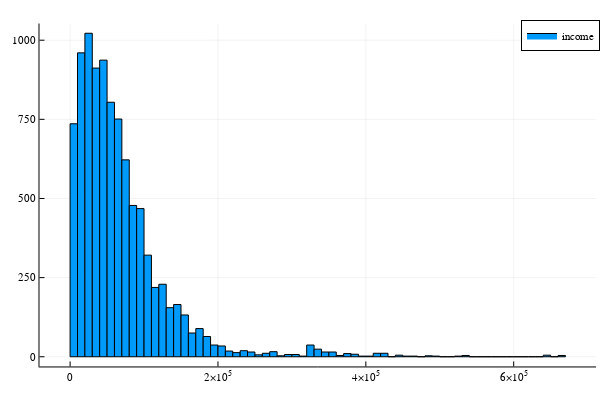

The notebook cell saved with this chart:
### Code cell
histogram(acs99[:HHINCOME], label="income")

### Figure 1 — Plotly figure (JSON) as saved in the notebook; plotly's stock layout.template omitted (floating-point values rounded to 4 significant figures)
{"data": [{"fill": "tozeroy", "fillcolor": "rgba(0, 154, 250, 1.000)", "hoverinfo": "none", "legendgroup": "income", "line": {"color": "rgba(0, 0, 0, 1.000)", "dash": "solid", "width": 1}, "mode": "lines", "name": "income", "showlegend": true, "type": "scatter", "x": [0, 0, 10000, 10000, 0, 0], "xaxis": "x1", "y": [736, 0, 0, 736, 736, 736], "yaxis": "y1"}, {"fill": "tozeroy", "fillcolor": "rgba(0, 154, 250, 1.000)", "hoverinfo": "none", "legendgroup": "income", "line": {"color": "rgba(0, 0, 0, 1.000)", "dash": "solid", "width": 1}, "mode": "lines", "name": "income", "showlegend": false, "type": "scatter", "x": [10000, 10000, 20000, 20000, 10000, 10000], "xaxis": "x1", "y": [960, 0, 0, 960, 960, 960], "yaxis": "y1"}, {"fill": "tozeroy", "fillcolor": "rgba(0, 154, 250, 1.000)", "hoverinfo": "none", "legendgroup": "income", "line": {"color": "rgba(0, 0, 0, 1.000)", "dash": "solid", "width": 1}, "mode": "lines", "name": "income", "showlegend": false, "type": "scatter", "x": [20000, 20000, 30000, 30000, 20000, 20000], "xaxis": "x1", "y": [1022, 0, 0, 1022, 1022, 1022], "yaxis": "y1"}, {"fill": "tozeroy", "fillcolor": "rgba(0, 154, 250, 1.000)", "hoverinfo": "none", "legendgroup": "income", "line": {"color": "rgba(0, 0, 0, 1.000)", "dash": "solid", "width": 1}, "mode": "lines", "name": "income", "showlegend": false, "type": "scatter", "x": [30000, 30000, 40000, 40000, 30000, 30000], "xaxis": "x1", "y": [912, 0, 0, 912, 912, 912], "yaxis": "y1"}, {"fill": "tozeroy", "fillcolor": "rgba(0, 154, 250, 1.000)", "hoverinfo": "none", "legendgroup": "income", "line": {"color": "rgba(0, 0, 0, 1.000)", "dash": "solid", "width": 1}, "mode": "lines", "name": "income", "showlegend": false, "type": "scatter", "x": [40000, 40000, 50000, 50000, 40000, 40000], "xaxis": "x1", "y": [937, 0, 0, 937, 937, 937], "yaxis": "y1"}, {"fill": "tozeroy", "fillcolor": "rgba(0, 154, 250, 1.000)", "hoverinfo": "none", "legendgroup": "income", "line": {"color": "rgba(0, 0, 0, 1.000)", "dash": "solid", "width": 1}, "mode": "lines", "name": "income", "showlegend": false, "type": "scatter", "x": [50000, 50000, 60000, 60000, 50000, 50000], "xaxis": "x1", "y": [804, 0, 0, 804, 804, 804], "yaxis": "y1"}, {"fill": "tozeroy", "fillcolor": "rgba(0, 154, 250, 1.000)", "hoverinfo": "none", "legendgroup": "income", "line": {"color": "rgba(0, 0, 0, 1.000)", "dash": "solid", "width": 1}, "mode": "lines", "name": "income", "showlegend": false, "type": "scatter", "x": [60000, 60000, 70000, 70000, 60000, 60000], "xaxis": "x1", "y": [751, 0, 0, 751, 751, 751], "yaxis": "y1"}, {"fill": "tozeroy", "fillcolor": "rgba(0, 154, 250, 1.000)", "hoverinfo": "none", "legendgroup": "income", "line": {"color": "rgba(0, 0, 0, 1.000)", "dash": "solid", "width": 1}, "mode": "lines", "name": "income", "showlegend": false, "type": "scatter", "x": [70000, 70000, 80000, 80000, 70000, 70000], "xaxis": "x1", "y": [622, 0, 0, 622, 622, 622], "yaxis": "y1"}, {"fill": "tozeroy", "fillcolor": "rgba(0, 154, 250, 1.000)", "hoverinfo": "none", "legendgroup": "income", "line": {"color": "rgba(0, 0, 0, 1.000)", "dash": "solid", "width": 1}, "mode": "lines", "name": "income", "showlegend": false, "type": "scatter", "x": [80000, 80000, 90000, 90000, 80000, 80000], "xaxis": "x1", "y": [478, 0, 0, 478, 478, 478], "yaxis": "y1"}, {"fill": "tozeroy", "fillcolor": "rgba(0, 154, 250, 1.000)", "hoverinfo": "none", "legendgroup": "income", "line": {"color": "rgba(0, 0, 0, 1.000)", "dash": "solid", "width": 1}, "mode": "lines", "name": "income", "showlegend": false, "type": "scatter", "x": [90000, 90000, 100000, 100000, 90000, 90000], "xaxis": "x1", "y": [468, 0, 0, 468, 468, 468], "yaxis": "y1"}, {"fill": "tozeroy", "fillcolor": "rgba(0, 154, 250, 1.000)", "hoverinfo": "none", "legendgroup": "income", "line": {"color": "rgba(0, 0, 0, 1.000)", "dash": "solid", "width": 1}, "mode": "lines", "name": "income", "showlegend": false, "type": "scatter", "x": [100000, 100000, 110000, 110000, 100000, 100000], "xaxis": "x1", "y": [321, 0, 0, 321, 321, 321], "yaxis": "y1"}, {"fill": "tozeroy", "fillcolor": "rgba(0, 154, 250, 1.000)", "hoverinfo": "none", "legendgroup": "income", "line": {"color": "rgba(0, 0, 0, 1.000)", "dash": "solid", "width": 1}, "mode": "lines", "name": "income", "showlegend": false, "type": "scatter", "x": [110000, 110000, 120000, 120000, 110000, 110000], "xaxis": "x1", "y": [219, 0, 0, 219, 219, 219], "yaxis": "y1"}, {"fill": "tozeroy", "fillcolor": "rgba(0, 154, 250, 1.000)", "hoverinfo": "none", "legendgroup": "income", "line": {"color": "rgba(0, 0, 0, 1.000)", "dash": "solid", "width": 1}, "mode": "lines", "name": "income", "showlegend": false, "type": "scatter", "x": [120000, 120000, 130000, 130000, 120000, 120000], "xaxis": "x1", "y": [229, 0, 0, 229, 229, 229], "yaxis": "y1"}, {"fill": "tozeroy", "fillcolor": "rgba(0, 154, 250, 1.000)", "hoverinfo": "none", "legendgroup": "income", "line": {"color": "rgba(0, 0, 0, 1.000)", "dash": "solid", "width": 1}, "mode": "lines", "name": "income", "showlegend": false, "type": "scatter", "x": [130000, 130000, 140000, 140000, 130000, 130000], "xaxis": "x1", "y": [155, 0, 0, 155, 155, 155], "yaxis": "y1"}, {"fill": "tozeroy", "fillcolor": "rgba(0, 154, 250, 1.000)", "hoverinfo": "none", "legendgroup": "income", "line": {"color": "rgba(0, 0, 0, 1.000)", "dash": "solid", "width": 1}, "mode": "lines", "name": "income", "showlegend": false, "type": "scatter", "x": [140000, 140000, 150000, 150000, 140000, 140000], "xaxis": "x1", "y": [165, 0, 0, 165, 165, 165], "yaxis": "y1"}, {"fill": "tozeroy", "fillcolor": "rgba(0, 154, 250, 1.000)", "hoverinfo": "none", "legendgroup": "income", "line": {"color": "rgba(0, 0, 0, 1.000)", "dash": "solid", "width": 1}, "mode": "lines", "name": "income", "showlegend": false, "type": "scatter", "x": [150000, 150000, 160000, 160000, 150000, 150000], "xaxis": "x1", "y": [132, 0, 0, 132, 132, 132], "yaxis": "y1"}, {"fill": "tozeroy", "fillcolor": "rgba(0, 154, 250, 1.000)", "hoverinfo": "none", "legendgroup": "income", "line": {"color": "rgba(0, 0, 0, 1.000)", "dash": "solid", "width": 1}, "mode": "lines", "name": "income", "showlegend": false, "type": "scatter", "x": [160000, 160000, 170000, 170000, 160000, 160000], "xaxis": "x1", "y": [75, 0, 0, 75, 75, 75], "yaxis": "y1"}, {"fill": "tozeroy", "fillcolor": "rgba(0, 154, 250, 1.000)", "hoverinfo": "none", "legendgroup": "income", "line": {"color": "rgba(0, 0, 0, 1.000)", "dash": "solid", "width": 1}, "mode": "lines", "name": "income", "showlegend": false, "type": "scatter", "x": [170000, 170000, 180000, 180000, 170000, 170000], "xaxis": "x1", "y": [89, 0, 0, 89, 89, 89], "yaxis": "y1"}, {"fill": "tozeroy", "fillcolor": "rgba(0, 154, 250, 1.000)", "hoverinfo": "none", "legendgroup": "income", "line": {"color": "rgba(0, 0, 0, 1.000)", "dash": "solid", "width": 1}, "mode": "lines", "name": "income", "showlegend": false, "type": "scatter", "x": [180000, 180000, 190000, 190000, 180000, 180000], "xaxis": "x1", "y": [64, 0, 0, 64, 64, 64], "yaxis": "y1"}, {"fill": "tozeroy", "fillcolor": "rgba(0, 154, 250, 1.000)", "hoverinfo": "none", "legendgroup": "income", "line": {"color": "rgba(0, 0, 0, 1.000)", "dash": "solid", "width": 1}, "mode": "lines", "name": "income", "showlegend": false, "type": "scatter", "x": [190000, 190000, 200000, 200000, 190000, 190000], "xaxis": "x1", "y": [37, 0, 0, 37, 37, 37], "yaxis": "y1"}, {"fill": "tozeroy", "fillcolor": "rgba(0, 154, 250, 1.000)", "hoverinfo": "none", "legendgroup": "income", "line": {"color": "rgba(0, 0, 0, 1.000)", "dash": "solid", "width": 1}, "mode": "lines", "name": "income", "showlegend": false, "type": "scatter", "x": [200000, 200000, 210000, 210000, 200000, 200000], "xaxis": "x1", "y": [34, 0, 0, 34, 34, 34], "yaxis": "y1"}, {"fill": "tozeroy", "fillcolor": "rgba(0, 154, 250, 1.000)", "hoverinfo": "none", "legendgroup": "income", "line": {"color": "rgba(0, 0, 0, 1.000)", "dash": "solid", "width": 1}, "mode": "lines", "name": "income", "showlegend": false, "type": "scatter", "x": [210000, 210000, 220000, 220000, 210000, 210000], "xaxis": "x1", "y": [18, 0, 0, 18, 18, 18], "yaxis": "y1"}, {"fill": "tozeroy", "fillcolor": "rgba(0, 154, 250, 1.000)", "hoverinfo": "none", "legendgroup": "income", "line": {"color": "rgba(0, 0, 0, 1.000)", "dash": "solid", "width": 1}, "mode": "lines", "name": "income", "showlegend": false, "type": "scatter", "x": [220000, 220000, 230000, 230000, 220000, 220000], "xaxis": "x1", "y": [13, 0, 0, 13, 13, 13], "yaxis": "y1"}, {"fill": "tozeroy", "fillcolor": "rgba(0, 154, 250, 1.000)", "hoverinfo": "none", "legendgroup": "income", "line": {"color": "rgba(0, 0, 0, 1.000)", "dash": "solid", "width": 1}, "mode": "lines", "name": "income", "showlegend": false, "type": "scatter", "x": [230000, 230000, 240000, 240000, 230000, 230000], "xaxis": "x1", "y": [19, 0, 0, 19, 19, 19], "yaxis": "y1"}, {"fill": "tozeroy", "fillcolor": "rgba(0, 154, 250, 1.000)", "hoverinfo": "none", "legendgroup": "income", "line": {"color": "rgba(0, 0, 0, 1.000)", "dash": "solid", "width": 1}, "mode": "lines", "name": "income", "showlegend": false, "type": "scatter", "x": [240000, 240000, 250000, 250000, 240000, 240000], "xaxis": "x1", "y": [15, 0, 0, 15, 15, 15], "yaxis": "y1"}, {"fill": "tozeroy", "fillcolor": "rgba(0, 154, 250, 1.000)", "hoverinfo": "none", "legendgroup": "income", "line": {"color": "rgba(0, 0, 0, 1.000)", "dash": "solid", "width": 1}, "mode": "lines", "name": "income", "showlegend": false, "type": "scatter", "x": [250000, 250000, 260000, 260000, 250000, 250000], "xaxis": "x1", "y": [6, 0, 0, 6, 6, 6], "yaxis": "y1"}, {"fill": "tozeroy", "fillcolor": "rgba(0, 154, 250, 1.000)", "hoverinfo": "none", "legendgroup": "income", "line": {"color": "rgba(0, 0, 0, 1.000)", "dash": "solid", "width": 1}, "mode": "lines", "name": "income", "showlegend": false, "type": "scatter", "x": [260000, 260000, 270000, 270000, 260000, 260000], "xaxis": "x1", "y": [11, 0, 0, 11, 11, 11], "yaxis": "y1"}, {"fill": "tozeroy", "fillcolor": "rgba(0, 154, 250, 1.000)", "hoverinfo": "none", "legendgroup": "income", "line": {"color": "rgba(0, 0, 0, 1.000)", "dash": "solid", "width": 1}, "mode": "lines", "name": "income", "showlegend": false, "type": "scatter", "x": [270000, 270000, 280000, 280000, 270000, 270000], "xaxis": "x1", "y": [16, 0, 0, 16, 16, 16], "yaxis": "y1"}, {"fill": "tozeroy", "fillcolor": "rgba(0, 154, 250, 1.000)", "hoverinfo": "none", "legendgroup": "income", "line": {"color": "rgba(0, 0, 0, 1.000)", "dash": "solid", "width": 1}, "mode": "lines", "name": "income", "showlegend": false, "type": "scatter", "x": [280000, 280000, 290000, 290000, 280000, 280000], "xaxis": "x1", "y": [3, 0, 0, 3, 3, 3], "yaxis": "y1"}, {"fill": "tozeroy", "fillcolor": "rgba(0, 154, 250, 1.000)", "hoverinfo": "none", "legendgroup": "income", "line": {"color": "rgba(0, 0, 0, 1.000)", "dash": "solid", "width": 1}, "mode": "lines", "name": "income", "showlegend": false, "type": "scatter", "x": [290000, 290000, 300000, 300000, 290000, 290000], "xaxis": "x1", "y": [7, 0, 0, 7, 7, 7], "yaxis": "y1"}, {"fill": "tozeroy", "fillcolor": "rgba(0, 154, 250, 1.000)", "hoverinfo": "none", "legendgroup": "income", "line": {"color": "rgba(0, 0, 0, 1.000)", "dash": "solid", "width": 1}, "mode": "lines", "name": "income", "showlegend": false, "type": "scatter", "x": [300000, 300000, 310000, 310000, 300000, 300000], "xaxis": "x1", "y": [7, 0, 0, 7, 7, 7], "yaxis": "y1"}, {"fill": "tozeroy", "fillcolor": "rgba(0, 154, 250, 1.000)", "hoverinfo": "none", "legendgroup": "income", "line": {"color": "rgba(0, 0, 0, 1.000)", "dash": "solid", "width": 1}, "mode": "lines", "name": "income", "showlegend": false, "type": "scatter", "x": [310000, 310000, 320000, 320000, 310000, 310000], "xaxis": "x1", "y": [2, 0, 0, 2, 2, 2], "yaxis": "y1"}, {"fill": "tozeroy", "fillcolor": "rgba(0, 154, 250, 1.000)", "hoverinfo": "none", "legendgroup": "income", "line": {"color": "rgba(0, 0, 0, 1.000)", "dash": "solid", "width": 1}, "mode": "lines", "name": "income", "showlegend": false, "type": "scatter", "x": [320000, 320000, 330000, 330000, 320000, 320000], "xaxis": "x1", "y": [37, 0, 0, 37, 37, 37], "yaxis": "y1"}, {"fill": "tozeroy", "fillcolor": "rgba(0, 154, 250, 1.000)", "hoverinfo": "none", "legendgroup": "income", "line": {"color": "rgba(0, 0, 0, 1.000)", "dash": "solid", "width": 1}, "mode": "lines", "name": "income", "showlegend": false, "type": "scatter", "x": [330000, 330000, 340000, 340000, 330000, 330000], "xaxis": "x1", "y": [24, 0, 0, 24, 24, 24], "yaxis": "y1"}, {"fill": "tozeroy", "fillcolor": "rgba(0, 154, 250, 1.000)", "hoverinfo": "none", "legendgroup": "income", "line": {"color": "rgba(0, 0, 0, 1.000)", "dash": "solid", "width": 1}, "mode": "lines", "name": "income", "showlegend": false, "type": "scatter", "x": [340000, 340000, 350000, 350000, 340000, 340000], "xaxis": "x1", "y": [15, 0, 0, 15, 15, 15], "yaxis": "y1"}, {"fill": "tozeroy", "fillcolor": "rgba(0, 154, 250, 1.000)", "hoverinfo": "none", "legendgroup": "income", "line": {"color": "rgba(0, 0, 0, 1.000)", "dash": "solid", "width": 1}, "mode": "lines", "name": "income", "showlegend": false, "type": "scatter", "x": [350000, 350000, 360000, 360000, 350000, 350000], "xaxis": "x1", "y": [15, 0, 0, 15, 15, 15], "yaxis": "y1"}, {"fill": "tozeroy", "fillcolor": "rgba(0, 154, 250, 1.000)", "hoverinfo": "none", "legendgroup": "income", "line": {"color": "rgba(0, 0, 0, 1.000)", "dash": "solid", "width": 1}, "mode": "lines", "name": "income", "showlegend": false, "type": "scatter", "x": [360000, 360000, 370000, 370000, 360000, 360000], "xaxis": "x1", "y": [4, 0, 0, 4, 4, 4], "yaxis": "y1"}, {"fill": "tozeroy", "fillcolor": "rgba(0, 154, 250, 1.000)", "hoverinfo": "none", "legendgroup": "income", "line": {"color": "rgba(0, 0, 0, 1.000)", "dash": "solid", "width": 1}, "mode": "lines", "name": "income", "showlegend": false, "type": "scatter", "x": [370000, 370000, 380000, 380000, 370000, 370000], "xaxis": "x1", "y": [10, 0, 0, 10, 10, 10], "yaxis": "y1"}, {"fill": "tozeroy", "fillcolor": "rgba(0, 154, 250, 1.000)", "hoverinfo": "none", "legendgroup": "income", "line": {"color": "rgba(0, 0, 0, 1.000)", "dash": "solid", "width": 1}, "mode": "lines", "name": "income", "showlegend": false, "type": "scatter", "x": [380000, 380000, 390000, 390000, 380000, 380000], "xaxis": "x1", "y": [8, 0, 0, 8, 8, 8], "yaxis": "y1"}, {"fill": "tozeroy", "fillcolor": "rgba(0, 154, 250, 1.000)", "hoverinfo": "none", "legendgroup": "income", "line": {"color": "rgba(0, 0, 0, 1.000)", "dash": "solid", "width": 1}, "mode": "lines", "name": "income", "showlegend": false, "type": "scatter", "x": [390000, 390000, 400000, 400000, 390000, 390000], "xaxis": "x1", "y": [2, 0, 0, 2, 2, 2], "yaxis": "y1"}, {"fill": "tozeroy", "fillcolor": "rgba(0, 154, 250, 1.000)", "hoverinfo": "none", "legendgroup": "income", "line": {"color": "rgba(0, 0, 0, 1.000)", "dash": "solid", "width": 1}, "mode": "lines", "name": "income", "showlegend": false, "type": "scatter", "x": [400000, 400000, 410000, 410000, 400000, 400000], "xaxis": "x1", "y": [2, 0, 0, 2, 2, 2], "yaxis": "y1"}, {"fill": "tozeroy", "fillcolor": "rgba(0, 154, 250, 1.000)", "hoverinfo": "none", "legendgroup": "income", "line": {"color": "rgba(0, 0, 0, 1.000)", "dash": "solid", "width": 1}, "mode": "lines", "name": "income", "showlegend": false, "type": "scatter", "x": [410000, 410000, 420000, 420000, 410000, 410000], "xaxis": "x1", "y": [11, 0, 0, 11, 11, 11], "yaxis": "y1"}, {"fill": "tozeroy", "fillcolor": "rgba(0, 154, 250, 1.000)", "hoverinfo": "none", "legendgroup": "income", "line": {"color": "rgba(0, 0, 0, 1.000)", "dash": "solid", "width": 1}, "mode": "lines", "name": "income", "showlegend": false, "type": "scatter", "x": [420000, 420000, 430000, 430000, 420000, 420000], "xaxis": "x1", "y": [11, 0, 0, 11, 11, 11], "yaxis": "y1"}, {"fill": "tozeroy", "fillcolor": "rgba(0, 154, 250, 1.000)", "hoverinfo": "none", "legendgroup": "income", "line": {"color": "rgba(0, 0, 0, 1.000)", "dash": "solid", "width": 1}, "mode": "lines", "name": "income", "showlegend": false, "type": "scatter", "x": [430000, 430000, 440000, 440000, 430000, 430000], "xaxis": "x1", "y": [0, 0, 0, 0, 0, 0], "yaxis": "y1"}, {"fill": "tozeroy", "fillcolor": "rgba(0, 154, 250, 1.000)", "hoverinfo": "none", "legendgroup": "income", "line": {"color": "rgba(0, 0, 0, 1.000)", "dash": "solid", "width": 1}, "mode": "lines", "name": "income", "showlegend": false, "type": "scatter", "x": [440000, 440000, 450000, 450000, 440000, 440000], "xaxis": "x1", "y": [5, 0, 0, 5, 5, 5], "yaxis": "y1"}, {"fill": "tozeroy", "fillcolor": "rgba(0, 154, 250, 1.000)", "hoverinfo": "none", "legendgroup": "income", "line": {"color": "rgba(0, 0, 0, 1.000)", "dash": "solid", "width": 1}, "mode": "lines", "name": "income", "showlegend": false, "type": "scatter", "x": [450000, 450000, 460000, 460000, 450000, 450000], "xaxis": "x1", "y": [2, 0, 0, 2, 2, 2], "yaxis": "y1"}, {"fill": "tozeroy", "fillcolor": "rgba(0, 154, 250, 1.000)", "hoverinfo": "none", "legendgroup": "income", "line": {"color": "rgba(0, 0, 0, 1.000)", "dash": "solid", "width": 1}, "mode": "lines", "name": "income", "showlegend": false, "type": "scatter", "x": [460000, 460000, 470000, 470000, 460000, 460000], "xaxis": "x1", "y": [2, 0, 0, 2, 2, 2], "yaxis": "y1"}, {"fill": "tozeroy", "fillcolor": "rgba(0, 154, 250, 1.000)", "hoverinfo": "none", "legendgroup": "income", "line": {"color": "rgba(0, 0, 0, 1.000)", "dash": "solid", "width": 1}, "mode": "lines", "name": "income", "showlegend": false, "type": "scatter", "x": [470000, 470000, 480000, 480000, 470000, 470000], "xaxis": "x1", "y": [0, 0, 0, 0, 0, 0], "yaxis": "y1"}, {"fill": "tozeroy", "fillcolor": "rgba(0, 154, 250, 1.000)", "hoverinfo": "none", "legendgroup": "income", "line": {"color": "rgba(0, 0, 0, 1.000)", "dash": "solid", "width": 1}, "mode": "lines", "name": "income", "showlegend": false, "type": "scatter", "x": [480000, 480000, 490000, 490000, 480000, 480000], "xaxis": "x1", "y": [3, 0, 0, 3, 3, 3], "yaxis": "y1"}, {"fill": "tozeroy", "fillcolor": "rgba(0, 154, 250, 1.000)", "hoverinfo": "none", "legendgroup": "income", "line": {"color": "rgba(0, 0, 0, 1.000)", "dash": "solid", "width": 1}, "mode": "lines", "name": "income", "showlegend": false, "type": "scatter", "x": [490000, 490000, 500000, 500000, 490000, 490000], "xaxis": "x1", "y": [2, 0, 0, 2, 2, 2], "yaxis": "y1"}, {"fill": "tozeroy", "fillcolor": "rgba(0, 154, 250, 1.000)", "hoverinfo": "none", "legendgroup": "income", "line": {"color": "rgba(0, 0, 0, 1.000)", "dash": "solid", "width": 1}, "mode": "lines", "name": "income", "showlegend": false, "type": "scatter", "x": [500000, 500000, 510000, 510000, 500000, 500000], "xaxis": "x1", "y": [0, 0, 0, 0, 0, 0], "yaxis": "y1"}, {"fill": "tozeroy", "fillcolor": "rgba(0, 154, 250, 1.000)", "hoverinfo": "none", "legendgroup": "income", "line": {"color": "rgba(0, 0, 0, 1.000)", "dash": "solid", "width": 1}, "mode": "lines", "name": "income", "showlegend": false, "type": "scatter", "x": [510000, 510000, 520000, 520000, 510000, 510000], "xaxis": "x1", "y": [0, 0, 0, 0, 0, 0], "yaxis": "y1"}, {"fill": "tozeroy", "fillcolor": "rgba(0, 154, 250, 1.000)", "hoverinfo": "none", "legendgroup": "income", "line": {"color": "rgba(0, 0, 0, 1.000)", "dash": "solid", "width": 1}, "mode": "lines", "name": "income", "showlegend": false, "type": "scatter", "x": [520000, 520000, 530000, 530000, 520000, 520000], "xaxis": "x1", "y": [2, 0, 0, 2, 2, 2], "yaxis": "y1"}, {"fill": "tozeroy", "fillcolor": "rgba(0, 154, 250, 1.000)", "hoverinfo": "none", "legendgroup": "income", "line": {"color": "rgba(0, 0, 0, 1.000)", "dash": "solid", "width": 1}, "mode": "lines", "name": "income", "showlegend": false, "type": "scatter", "x": [530000, 530000, 540000, 540000, 530000, 530000], "xaxis": "x1", "y": [4, 0, 0, 4, 4, 4], "yaxis": "y1"}, {"fill": "tozeroy", "fillcolor": "rgba(0, 154, 250, 1.000)", "hoverinfo": "none", "legendgroup": "income", "line": {"color": "rgba(0, 0, 0, 1.000)", "dash": "solid", "width": 1}, "mode": "lines", "name": "income", "showlegend": false, "type": "scatter", "x": [540000, 540000, 550000, 550000, 540000, 540000], "xaxis": "x1", "y": [0, 0, 0, 0, 0, 0], "yaxis": "y1"}, {"fill": "tozeroy", "fillcolor": "rgba(0, 154, 250, 1.000)", "hoverinfo": "none", "legendgroup": "income", "line": {"color": "rgba(0, 0, 0, 1.000)", "dash": "solid", "width": 1}, "mode": "lines", "name": "income", "showlegend": false, "type": "scatter", "x": [550000, 550000, 560000, 560000, 550000, 550000], "xaxis": "x1", "y": [0, 0, 0, 0, 0, 0], "yaxis": "y1"}, {"fill": "tozeroy", "fillcolor": "rgba(0, 154, 250, 1.000)", "hoverinfo": "none", "legendgroup": "income", "line": {"color": "rgba(0, 0, 0, 1.000)", "dash": "solid", "width": 1}, "mode": "lines", "name": "income", "showlegend": false, "type": "scatter", "x": [560000, 560000, 570000, 570000, 560000, 560000], "xaxis": "x1", "y": [0, 0, 0, 0, 0, 0], "yaxis": "y1"}, {"fill": "tozeroy", "fillcolor": "rgba(0, 154, 250, 1.000)", "hoverinfo": "none", "legendgroup": "income", "line": {"color": "rgba(0, 0, 0, 1.000)", "dash": "solid", "width": 1}, "mode": "lines", "name": "income", "showlegend": false, "type": "scatter", "x": [570000, 570000, 580000, 580000, 570000, 570000], "xaxis": "x1", "y": [0, 0, 0, 0, 0, 0], "yaxis": "y1"}, {"fill": "tozeroy", "fillcolor": "rgba(0, 154, 250, 1.000)", "hoverinfo": "none", "legendgroup": "income", "line": {"color": "rgba(0, 0, 0, 1.000)", "dash": "solid", "width": 1}, "mode": "lines", "name": "income", "showlegend": false, "type": "scatter", "x": [580000, 580000, 590000, 590000, 580000, 580000], "xaxis": "x1", "y": [0, 0, 0, 0, 0, 0], "yaxis": "y1"}, {"fill": "tozeroy", "fillcolor": "rgba(0, 154, 250, 1.000)", "hoverinfo": "none", "legendgroup": "income", "line": {"color": "rgba(0, 0, 0, 1.000)", "dash": "solid", "width": 1}, "mode": "lines", "name": "income", "showlegend": false, "type": "scatter", "x": [590000, 590000, 600000, 600000, 590000, 590000], "xaxis": "x1", "y": [0, 0, 0, 0, 0, 0], "yaxis": "y1"}, {"fill": "tozeroy", "fillcolor": "rgba(0, 154, 250, 1.000)", "hoverinfo": "none", "legendgroup": "income", "line": {"color": "rgba(0, 0, 0, 1.000)", "dash": "solid", "width": 1}, "mode": "lines", "name": "income", "showlegend": false, "type": "scatter", "x": [600000, 600000, 610000, 610000, 600000, 600000], "xaxis": "x1", "y": [0, 0, 0, 0, 0, 0], "yaxis": "y1"}, {"fill": "tozeroy", "fillcolor": "rgba(0, 154, 250, 1.000)", "hoverinfo": "none", "legendgroup": "income", "line": {"color": "rgba(0, 0, 0, 1.000)", "dash": "solid", "width": 1}, "mode": "lines", "name": "income", "showlegend": false, "type": "scatter", "x": [610000, 610000, 620000, 620000, 610000, 610000], "xaxis": "x1", "y": [0, 0, 0, 0, 0, 0], "yaxis": "y1"}, {"fill": "tozeroy", "fillcolor": "rgba(0, 154, 250, 1.000)", "hoverinfo": "none", "legendgroup": "income", "line": {"color": "rgba(0, 0, 0, 1.000)", "dash": "solid", "width": 1}, "mode": "lines", "name": "income", "showlegend": false, "type": "scatter", "x": [620000, 620000, 630000, 630000, 620000, 620000], "xaxis": "x1", "y": [0, 0, 0, 0, 0, 0], "yaxis": "y1"}, {"fill": "tozeroy", "fillcolor": "rgba(0, 154, 250, 1.000)", "hoverinfo": "none", "legendgroup": "income", "line": {"color": "rgba(0, 0, 0, 1.000)", "dash": "solid", "width": 1}, "mode": "lines", "name": "income", "showlegend": false, "type": "scatter", "x": [630000, 630000, 640000, 640000, 630000, 630000], "xaxis": "x1", "y": [0, 0, 0, 0, 0, 0], "yaxis": "y1"}, {"fill": "tozeroy", "fillcolor": "rgba(0, 154, 250, 1.000)", "hoverinfo": "none", "legendgroup": "income", "line": {"color": "rgba(0, 0, 0, 1.000)", "dash": "solid", "width": 1}, "mode": "lines", "name": "income", "showlegend": false, "type": "scatter", "x": [640000, 640000, 650000, 650000, 640000, 640000], "xaxis": "x1", "y": [5, 0, 0, 5, 5, 5], "yaxis": "y1"}, {"fill": "tozeroy", "fillcolor": "rgba(0, 154, 250, 1.000)", "hoverinfo": "none", "legendgroup": "income", "line": {"color": "rgba(0, 0, 0, 1.000)", "dash": "solid", "width": 1}, "mode": "lines", "name": "income", "showlegend": false, "type": "scatter", "x": [650000, 650000, 660000, 660000, 650000, 650000], "xaxis": "x1", "y": [0, 0, 0, 0, 0, 0], "yaxis": "y1"}, {"fill": "tozeroy", "fillcolor": "rgba(0, 154, 250, 1.000)", "hoverinfo": "none", "legendgroup": "income", "line": {"color": "rgba(0, 0, 0, 1.000)", "dash": "solid", "width": 1}, "mode": "lines", "name": "income", "showlegend": false, "type": "scatter", "x": [660000, 660000, 670000, 670000, 660000, 660000], "xaxis": "x1", "y": [4, 0, 0, 4, 4, 4], "yaxis": "y1"}], "layout": {"annotations": [], "height": 400, "legend": {"bgcolor": "rgba(255, 255, 255, 1.000)", "bordercolor": "rgba(0, 0, 0, 1.000)", "borderwidth": 1, "font": {"color": "rgba(0, 0, 0, 1.000)", "family": "sans-serif", "size": 11}, "tracegroupgap": 0, "traceorder": "normal", "x": 1, "xanchor": "auto", "y": 1, "yanchor": "auto"}, "margin": {"b": 20, "l": 0, "r": 0, "t": 20}, "paper_bgcolor": "rgba(255, 255, 255, 1.000)", "plot_bgcolor": "rgba(255, 255, 255, 1.000)", "showlegend": true, "width": 600, "xaxis": {"anchor": "y1", "domain": [0.06582, 0.9934], "gridcolor": "rgba(0, 0, 0, 0.100)", "gridwidth": 0.5, "linecolor": "rgba(0, 0, 0, 1.000)", "mirror": false, "range": [-41406, 711406], "showgrid": true, "showline": true, "showticklabels": true, "tickangle": 0, "tickcolor": "rgb(0, 0, 0)", "tickfont": {"color": "rgba(0, 0, 0, 1.000)", "family": "sans-serif", "size": 11}, "tickmode": "array", "ticks": "inside", "ticktext": ["0", "2×10<sup>5</sup>", "4×10<sup>5</sup>", "6×10<sup>5</sup>"], "tickvals": [0, 200000, 400000, 600000], "title": "", "titlefont": {"color": "rgba(0, 0, 0, 1.000)", "family": "sans-serif", "size": 15}, "type": "-", "visible": true, "zeroline": false, "zerolinecolor": "rgba(0, 0, 0, 1.000)"}, "yaxis": {"anchor": "x1", "domain": [0.03762, 0.9902], "gridcolor": "rgba(0, 0, 0, 0.100)", "gridwidth": 0.5, "linecolor": "rgba(0, 0, 0, 1.000)", "mirror": false, "range": [-30.66, 1053.0], "showgrid": true, "showline": true, "showticklabels": true, "tickangle": 0, "tickcolor": "rgb(0, 0, 0)", "tickfont": {"color": "rgba(0, 0, 0, 1.000)", "family": "sans-serif", "size": 11}, "tickmode": "array", "ticks": "inside", "ticktext": ["0", "250", "500", "750", "1000"], "tickvals": [0, 250, 500, 750, 1000], "title": "", "titlefont": {"color": "rgba(0, 0, 0, 1.000)", "family": "sans-serif", "size": 15}, "type": "-", "visible": true, "zeroline": false, "zerolinecolor": "rgba(0, 0, 0, 1.000)"}}}
